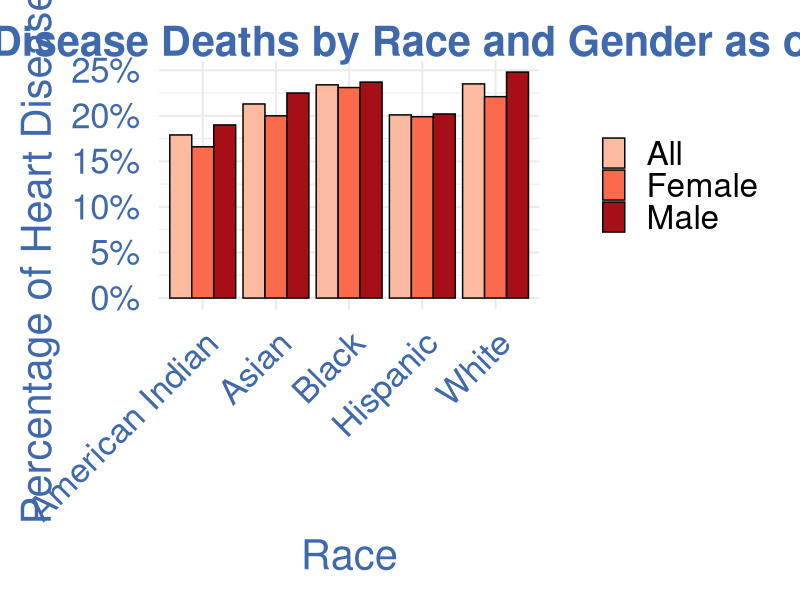

R code for this plot:
#Install Packages
list.of.packages <- c("ggplot2", "ggthemes")
new.packages <- list.of.packages[!(list.of.packages %in% installed.packages()[,"Package"])]
if(length(new.packages)) install.packages(new.packages)
lapply(list.of.packages, require, character.only = TRUE)

## theme

# https://material.io/design/color/the-color-system.html#tools-for-picking-colors
pal_heart <- c('#fee5d9','#fcbba1','#fc9272','#fb6a4a','#de2d26','#a50f15')
blue_heart <- "#3F69AA"

############# color pieces!
scale_fill_heart <- function(){
  
  structure(list(
    scale_fill_manual(values=pal_heart)
  ))
}

scale_color_discrete_heart <- function(){
  
  structure(list(
    scale_color_manual(values=pal_heart)
  ))
}

scale_color_continuous_heart <- function(){
  
  structure(list(
    scale_color_gradientn(colours = pal_heart)
  ))
}
##################################

theme_heart <- function(base_size = 30, base_family = "Helvetica",
                        base_line_size = base_size / 42,
                        base_rect_size = base_size / 42) {
  # Starts with theme_bw and remove most parts
  theme_bw(
    base_size = base_size,
    base_family = base_family,
    base_line_size = base_line_size,
    base_rect_size = base_rect_size
  ) %+replace%
    theme(
      axis.ticks      = element_blank(),
      axis.text       = element_text(size = 25,color=blue_heart),
      axis.title = element_text(color = blue_heart),
      legend.background = element_blank(),
      legend.key        = element_blank(),
      legend.title = element_blank(),
      panel.background   = element_blank(),
      panel.border      = element_blank(),
      strip.background  = element_blank(),
      plot.title = element_text(color = blue_heart, face = "bold"),
      plot.background   = element_blank(),
      
      complete = TRUE
    )
}

# set working directory
setwd("~/Documents/GradSchool/MSDS455/git_repos/MSDS455_Charlie/data")

data <- read.table(file="Heart Disease Deaths by Race and Gender.csv",sep=",",stringsAsFactors=FALSE,header=TRUE,quote="'")

plot_data <- reshape(data,
                     varying = c("All", "Female" , "Male"),
                     v.names = "Percent",
                     idvar = "Race",
                     times = c("All", "Female" , "Male"),
                     direction="long")

rownames(plot_data) <- NULL

plot_data$time <- factor(plot_data$time , labels=c('All','Female','Male'))

setwd("~/Documents/GradSchool/MSDS455/git_repos/MSDS455_Charlie/visualizations")
png(file = "slide_4_HD_Deaths_by_Race_and_Gender.png",width = 1000, height = 1000)
ggplot_object <- ggplot(data=plot_data,
                        aes(x=Race, y=Percent)) +
  geom_bar(aes(fill = time), color="black",position = "dodge", stat="identity") +
  theme_heart() +
  scale_fill_manual(values=pal_heart[c(2,4,6)]) +
  ggtitle("% of Heart Disease Deaths by Race and Gender as of 2016") +  
  xlab("Race") + 
  ylab("Percentage of Heart Disease Deaths") +
  scale_y_continuous(labels = scales::percent_format(accuracy = 1)) +
  theme(axis.text.x = element_text(angle = 45, hjust = 1))
print(ggplot_object)
dev.off()
